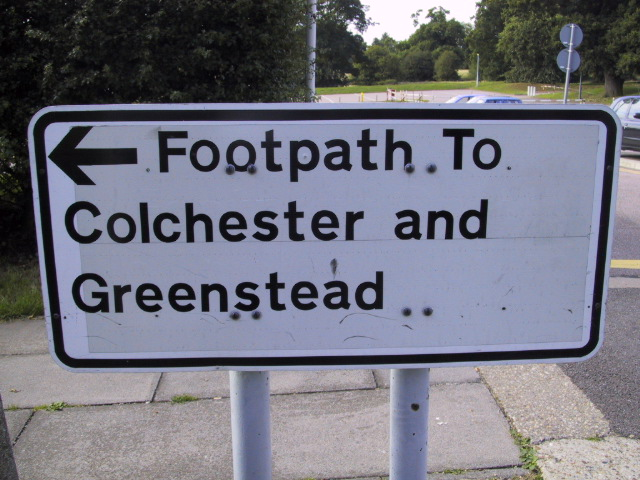
#> input picture 100.jpg, 640 x 480 px, found by its file name
$ python click.py
#> lines starting #> are read from the running program, lines starting #| are printed output that depends on the picture
import matplotlib.pyplot as plt
import numpy as np
import cv2
from matplotlib.widgets import Cursor
import argparse


img = cv2.imread("D:/astr/images/100.jpg")
#> img is the input picture: shape (480, 640, 3); mean B, G, R 126.8, 114.9, 114.1
fig = plt.figure()
ax = fig.add_subplot(111)
ax.imshow(img)


parser = argparse.ArgumentParser()
parser.add_argument("--number", help="number of region", type = int )
args = vars(parser.parse_args())

m = args['number']
print(m)


box_x = []
box_y = []

def onclick(event):
    print(event.xdata)
    print(event.ydata)
    print()
    box_x.append(event.xdata)
    box_y.append(event.ydata)
    if len(box_x) == 4:
        fig.canvas.mpl_disconnect(cid)
        plt.close()


cid = fig.canvas.mpl_connect('button_press_event', onclick)


cursor = Cursor(ax, color = 'g', linewidth = 2)
# Bring up the figure (and wait)
plt.show()
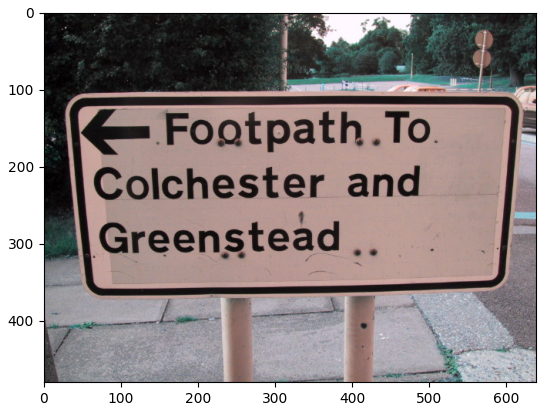
#> figure drawn by matplotlib, 1 panel; B, G, R data is drawn as R, G, B


box_x = sorted(box_x)
box_y = sorted(box_y)

#> (the run stopped early here; a loop or call above may not have finished)
